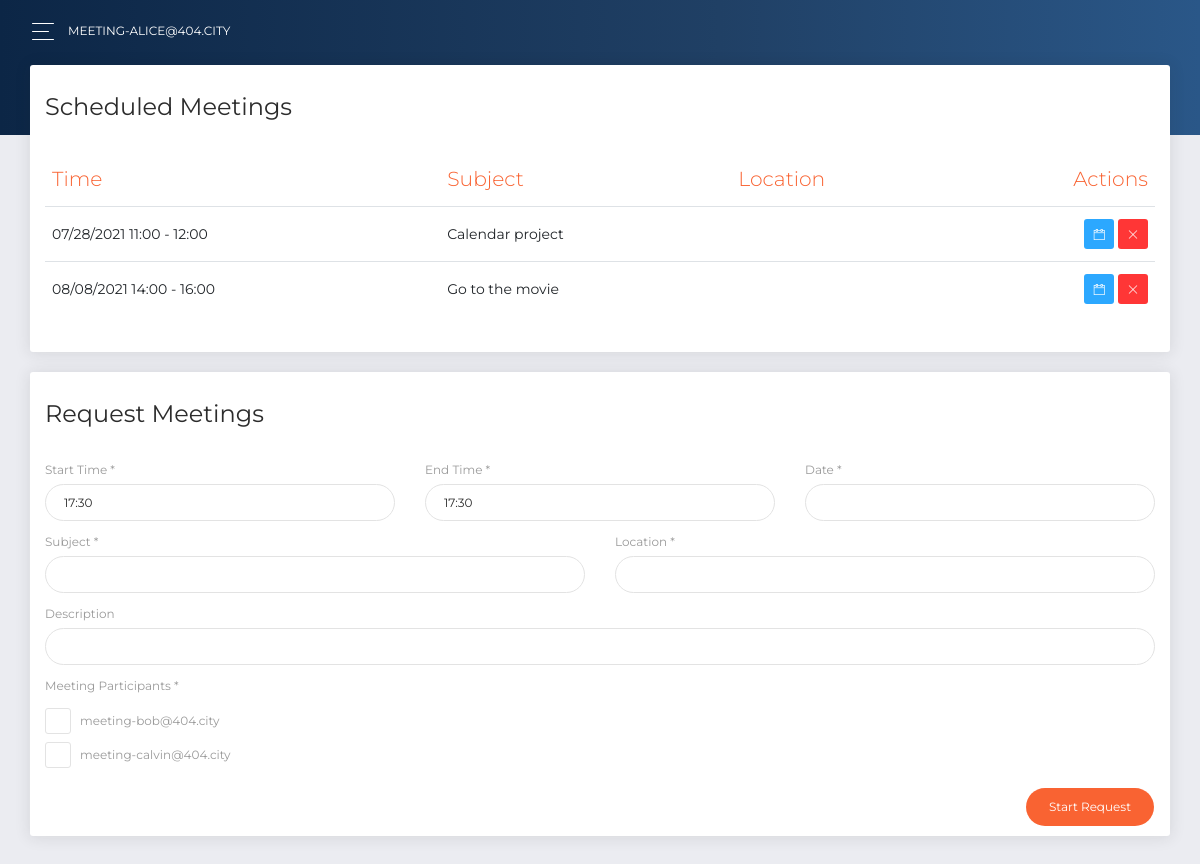
The app's page /agent/1, older data.
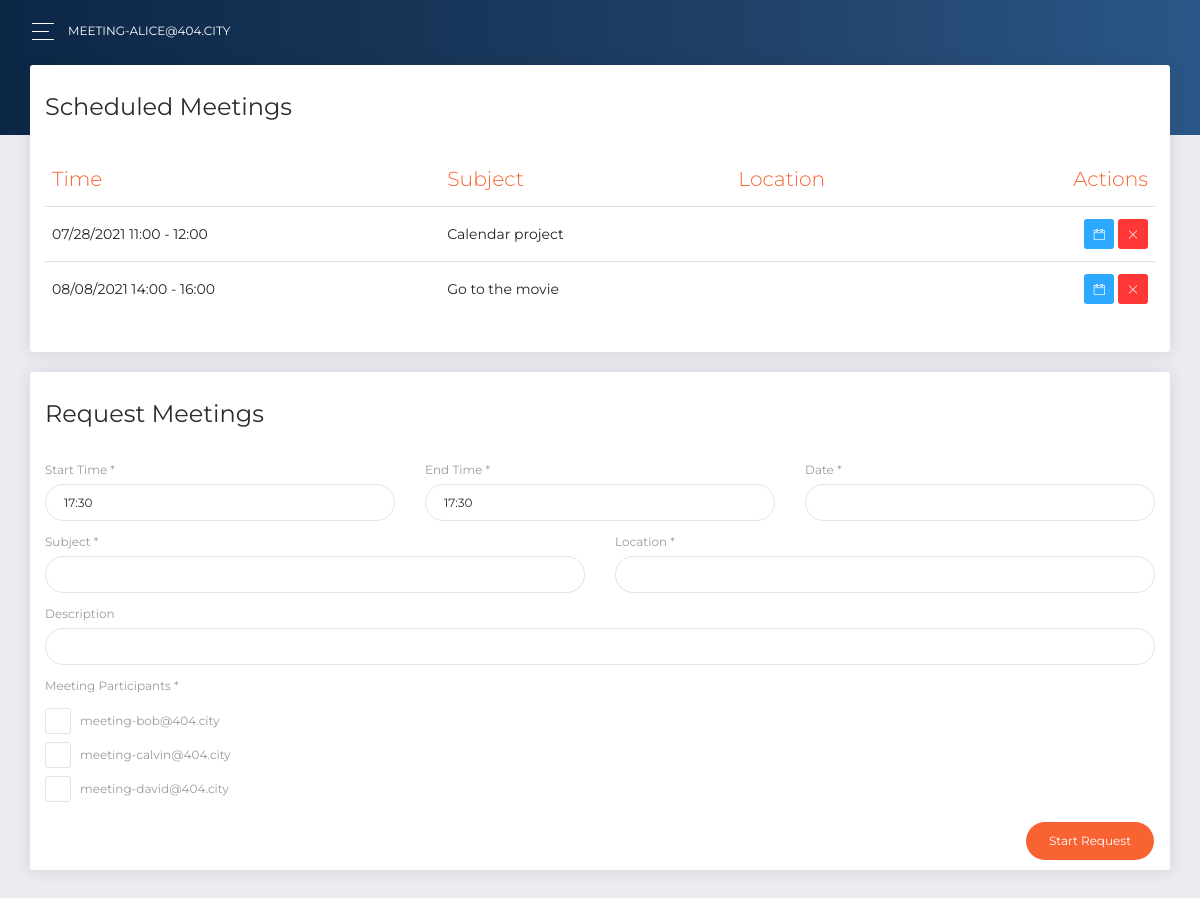
The same page, newer data.
### apps/models/models.py (models this page shows, shortened)
class AgentModel(db.Model):
    __tablename__ = 'agent'
    agent_id = db.Column(db.Integer, primary_key=True)
    email = db.Column(db.String(120), nullable=False)
    password = db.Column(db.String(120), nullable=False)
    offices = db.relationship('OfficeModel', backref='agent')
    preferences = db.relationship('PreferenceModel', backref='agent')
    meetings = db.relationship('ScheduleModel', back_populates='agent')

class MeetingModel(db.Model):
    __tablename__ = 'meeting'
    meeting_id = db.Column(db.Integer, primary_key=True)
    start_time = db.Column(db.DateTime, nullable=False)
    end_time = db.Column(db.DateTime, nullable=False)
    subject = db.Column(db.Text, nullable=False)
    location = db.Column(db.Text)
    description = db.Column(db.Text)
    agents = db.relationship('ScheduleModel', back_populates='meeting')

### app.py (the view)
@app.route('/agent/<int:aid>', methods=['GET'])
def agent(aid):
    agents = AgentModel.query.all()
    agent = AgentModel.query.get(aid)
    others = AgentModel.query.filter(AgentModel.agent_id != agent.agent_id).all()
    mids = []
    for meeting in agent.meetings:
        mids.append(meeting.meeting_id)
    meetings = MeetingModel.query.filter(MeetingModel.meeting_id.in_(mids)).all()
    if len(meetings) == 0:
        meetings = None
    return render_template('agent.html', agents=agents, agent=agent, others=others, meetings=meetings)

### app.py (called while the page is built)
@app.template_filter('split_name')
def split_name(email):
    return email.split('@')[0]

@app.template_filter('start_cut')
def start_cut(time):
    return time.strftime('%m/%d/%Y %H:%M')

@app.template_filter('end_cut')
def end_cut(time):
    return time.strftime('%H:%M')

### templates/agent.html (shortened to what this page needs)
{% extends 'public.html' %}
{% block content %}
<nav class="navbar navbar-expand-lg navbar-transparent bg-primary navbar-absolute">
    <div class="container-fluid">
        <div class="navbar-wrapper">
            <div class="navbar-toggle">
                <button type="button" class="navbar-toggler">
                    <span class="navbar-toggler-bar bar1"></span>
                    <span class="navbar-toggler-bar bar2"></span>
                    <span class="navbar-toggler-bar bar3"></span>
                </button>
            </div>
            <a id="agent-id" agent-id="{{ agent.agent_id }}" class="navbar-brand" style="pointer-events: none">{{ agent.email }}</a>
        </div>
    </div>
</nav>
<div class="content" style="margin-top: -70px">
    <div class="row">
        <div class="col-md-12">
            <div class="card">
                <div class="card-header">
                    <h4 class="card-title">Scheduled Meetings</h4>
                </div>
                <div class="card-body">
                    <div class="table-responsive">
                        {% if meetings != None %}
                        <table class="table">
                            <thead class="text-primary">
                                <th>Time</th>
                                <th>Subject</th>
                                <th>Location</th>
                                <th class="text-right">Actions</th>
                            </thead>
                            <tbody>
                                {% for meeting in meetings %}
                                <tr>
                                    <td>{{ meeting.start_time | start_cut }} - {{ meeting.end_time | end_cut }}</td>
                                    <td>{{ meeting.subject }}</td>
                                    <td>{{ meeting.location }}</td>
                                    <td class="td-actions text-right">
                                        <button meeting-id="{{ meeting.meeting_id }}" type="button" rel="tooltip" class="btn btn-info btn-sm btn-icon meeting-detail">
                                            <i class="now-ui-icons ui-1_calendar-60"></i>
                                        </button>
                                        <button meeting-id="{{ meeting.meeting_id }}" type="button" rel="tooltip" class="btn btn-danger btn-sm btn-icon meeting-delete">
                                            <i class="now-ui-icons ui-1_simple-remove"></i>
                                        </button>
                                    </td>
                                </tr>
                                {% endfor %}
                            </tbody>
                        </table>
                        {% endif %}
                    </div>
                </div>
            </div>
        </div>
    </div>
    <div class="row">
        <div class="col-md-12">
            <div class="card">
                <div class="card-header">
                    <h4 class="card-title">Request Meetings</h4>
                </div>
                <div class="card-body">
                    <div class="row">
                        <div class="col-md-4">
                            <div class="form-group">
                                <label for="start-time">Start Time *</label>
                                <input type="text" class="form-control" id="start-time">
                            </div>
                        </div>
                        <div class="col-md-4">
                            <div class="form-group">
                                <label for="end-time">End Time *</label>
                                <input type="text" class="form-control" id="end-time">
                            </div>
                        </div>
                        <div class="col-md-4">
                            <div class="form-group">
                                <label for="date-picker">Date *</label>
                                <input type="text" class="form-control" id="date-picker">
                            </div>
                        </div>
                    </div>
                    <div class="row">
                        <div class="col-md-6">
                            <div class="form-group">
                                <label for="subject">Subject *</label>
                                <input type="text" class="form-control" id="subject">
                            </div>
                        </div>
                        <div class="col-md-6">
                            <div class="form-group">
                                <label for="location">Location *</label>
                                <input type="text" class="form-control" id="location">
                            </div>
                        </div>
                    </div>
                    <div class="row">
                        <div class="col-md-12">
                            <div class="form-group">
                                <label for="description">Description</label>
                                <input type="text" class="form-control" id="description">
                            </div>
                        </div>
                    </div>
                    <div class="row">
                        <div class="col-md-12">
                            <div class="form-group" id="guest-check">
                                <label>Meeting Participants *</label>
                                {% for other in others %}
                                <div class="form-check" style="padding-left: 0">
                                    <label class="form-check-label">
                                        {{ other.email }}
                                    </label>
                                </div>
                                {% endfor %}
                            </div>
                        </div>
                    </div>
                    <div class="row pull-right">
                        <div class="col-md-12">
                            <button id="request-meeting" class="btn btn-primary btn-round">Start Request</button>
                        </div>
                    </div>
                </div>
            </div>
        </div>
    </div>
</div>
{% endblock %}

### templates/public.html (shortened to what this page needs)
<!DOCTYPE html>
<html lang="en">
<head>
    <link rel="stylesheet" href="https://use.fontawesome.com/releases/v5.7.1/css/all.css">
    <link href="/css/bootstrap.min.css" rel="stylesheet">
    <link href="/css/now-ui-dashboard.css" rel="stylesheet">
    <link href="/css/bootstrap-datepicker.css" rel="stylesheet">
    <link href="/css/bootstrap-timepicker.css" rel="stylesheet">
</head>
<body>
    <div class="wrapper">
        <div class="main-panel" id="main-panel">
            {% block content %}
            {% endblock %}
        </div>
    </div>
</body>
</html>

Row changes from the older to the newer data that the page shows:
added AgentModel: email "meeting-david@404.city"
